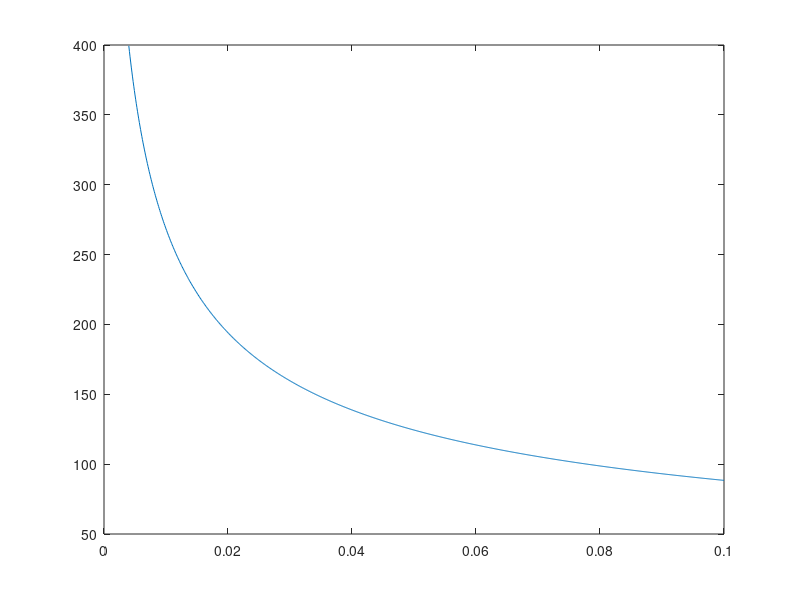

Here is the MATLAB script that generated this plot: (Note: this script raises an error after producing the figure.)
% ***********************************************************************
%           FEM MODEL OF A PLATE USING RECTANGULAR ELEMENTS 
%                 Ismael Rodríguez Sesma, ETSIAE
% ***********************************************************************

clc;clear;close all;

%% MASIC AND GEOMETRIC DATA

plate.E = 3.29E9; plate.nu = 0.3;
plate.a = 0.168; plate.b = 0.169;                           % Plate's dimensions
plate.t = 0.004;                                            % Plate's thickness
plate.m = 0.130;                                            % Plate's mass
plate.rho = plate.m/plate.a/plate.b/plate.t;                % Plate's density
plate.rhos = plate.rho*plate.t;                             % Plate's surface density
plate.rhol = plate.rhos*plate.b;
plate.I = plate.t^3/12;                                     % Plate's inertia
plate.G = plate.E/2/(1 + plate.nu);
plate.D = plate.E*plate.t^3/12/(1 - plate.nu^2);
plate.beam_thickness = 0.001;                                   % Width of the tongue                               
plate.Leissa = plate.a^2*sqrt(plate.rhos/plate.D);          % Parameter defined in Leissa
acc_mass = 0.009;                                           % Mass of the accelerometers
plate.thread_K = 2800;                                      % Stiffness of the thread in the test                                     

%% NUMERIC INTEGRATION DATA (Gauss-Legendre)

% n = 1 quadrature
chi_ip.f = 0;   % Integration point coordinate
w_ip.f = 2;     % Integration weight
% n = 2 quadrature
chi_ip.s = [-1 1]*1/sqrt(3);    
w_ip.s = [1 1];    
% Integration order
iob = 2;     % Bending matrix  
ios = 1;     % Shear matrix
iof = 1;     % Force vector

%% TMD DIMENSIONS AND DESIGN

tmd.elements = 2; tmd.beam_elements = 8;                                            % Distribution of elements in the damper
tmd.L = 0.005;                                                                      % Element length
tmd.width = 0.01;                                                                   % Element width
tmd.Leff = tmd.beam_elements*tmd.L + tmd.elements*tmd.L/2;                          % Effective length
tmd.ml = plate.rho*plate.beam_thickness*tmd.beam_elements*tmd.L*tmd.width;          % Mass of the tongue
tmd.I = tmd.width*plate.beam_thickness^3/12;                                        % Inertia of the tongue
tmd.t = 0.004:0.0001:0.1;                                                           % Thickness of the TMD (design variable)              

w0 = zeros(length(tmd.t),1);
for i = 1:length(tmd.t)
     w0(i,:) = sqrt(3*plate.E*tmd.I/tmd.Leff^3/(33*tmd.ml/140 + plate.rho*tmd.elements*tmd.L*tmd.width*tmd.t(i)));
end

figure(1)
title('Election of tip width')
xlabel('Width of the extra mass')
ylabel('Resonance frequency')
plot(tmd.t,w0)

plate.tmd = 0.1;

%% INPUT DATA AND MESH

ne_x = 34;                                              % Number of elements in X
ne_y = round(ne_x/plate.a*plate.b);                     % Number of elements in Y (keep the elements as square as possible)
dofn = 3;                                               % DOF per node

% Mesh to mitigate first mode of the free-free beam
empty_elements = zeros(19,19);
for i = 1:11                  % Elements that are not in the model
    if i == 11
        empty = (i*ne_x+2):((i+1)*ne_x-5);
        no_empty(:,1) = (i*ne_x+6):6:((i+1)*ne_x-9);
        no_empty(:,2) = (i*ne_x+7):6:((i+1)*ne_x-9);

        empty = setxor(empty,no_empty);
    else
        empty = (i*ne_x+2):3:((i+1)*ne_x-5);
    end
    empty_elements(i,1:length(empty)) = empty;
    
    j = i + 21;               % Second row of TMD      
    if j == ne_x-2
        empty = (j*ne_x+2):((j+1)*ne_x-5);
        no_empty(:,1) = (j*ne_x+6):6:((j+1)*ne_x-9);
        no_empty(:,2) = (j*ne_x+7):6:((j+1)*ne_x-9);

        empty = setxor(empty,no_empty);
    else
        empty = (j*ne_x+2):3:((j+1)*ne_x-5);
    end
    empty_elements(j,1:length(empty)) = empty;
end

% Elements of the beams
beam_elements = zeros(); 
for i = 1:10               
    beam = (i*ne_x+3):((i+1)*ne_x-6);
    empty = (i*ne_x+5):3:((i+1)*ne_x-8);
    no_beam(:,1) = (i*ne_x+6):6:((i+1)*ne_x-10);
    no_beam(:,2) = (i*ne_x+7):6:((i+1)*ne_x-9);
 
    beam = setxor(beam,no_beam);
    beam = setxor(beam,empty);
    beam_elements(i,1:length(beam)) = beam;
    
    j = i + 21;                
    beam = (j*ne_x+3):((j+1)*ne_x-6);
    empty = (j*ne_x+5):3:((j+1)*ne_x-8);
    no_beam(:,1) = (j*ne_x+6):6:((j+1)*ne_x-10);
    no_beam(:,2) = ((j*ne_x+7):6:((j+1)*ne_x-9));

    beam = setxor(beam,no_beam);
    beam = setxor(beam,empty);
    beam_elements(j,1:length(beam)) = beam;
end

empty_elements = nonzeros(empty_elements);
beam_elements = nonzeros(beam_elements);

% Elements that act as Tunned Mass Dumper
% tmd_elements = [beam_elements(4:5:69),beam_elements(5:5:70)];
% tmd_elements = reshape(tmd_elements,[28,1]);

% Decomment to simulate uniform plate
% empty_elements = 0; beam_elements = 0; 
tmd_elements = 0;                

% beam_elements = setxor(beam_elements,tmd_elements);
acc_elements = [1 1136 1137 1138];                          % Elements where the accelerometers are placed
thread_nodes = [1124 1155];                                 % Nodes where the thread is placed
thread_DOF = 3*thread_nodes;

% Decoment to simulate uniform plate
% acc_elements = [0 0 0 0]; 
% thread_nodes = [0 0]; 
% thread_DOF = 3*thread_nodes;

% General mesh
structure = CreateMesh(plate.a, plate.b,ne_x,ne_y);                         % Mesh definition
% PlotMesh(structure.mesh.nodes.coords,structure.mesh.elements.nodes)         % Mesh plot

nne = 4;                                                % Number of nodes per element
ne = length(structure.mesh.elements.id);                % Number of elements
nn = length(structure.mesh.nodes.id);                   % Number of nodes
nn_sx = ne_x + 1;                                       % Number of nodes per side in x
nn_sy = ne_y +1;                                        % Number of nodes per side in y 
DOF = dofn*nn;                                          % DOF of the plate
vdof = (1:DOF)';                                        % Vector containing all the DOF of the plate

% Load applied
P = 1;                                          
xp = 0.5; yp = 0.5;                                     % Position of the applied load (% of the length)

f = 2000;                                               % Maximum frequency
vf = (1:f);                                             % Vector of frequencies

% Location of the load
ixf = round(xp*plate.a/(plate.a/ne_x)) + 1;
iyf = round(yp*plate.b/(plate.b/ne_y)) + 1;
node_p = (ne_x + 1)*(iyf - 1) + ixf;

% Boundary conditions for the plate: ff (free-free), cc (clamped) or ss (simply supported)
solve = 'ff';

fprintf('Mesh finished\n');

%% CONNECTIVITY

coord_nx = 0:plate.a/(nn_sx-1):plate.a;         % X coordinates
coord_ny = 0:plate.b/(nn_sy-1):plate.b;         % Y coordinates
[X,Y] = meshgrid(coord_nx,coord_ny);            % Mesh of the plate

coord_n = zeros(nn_sy,2*nn_sx);
coord_n(:,1:2:end) = X;
coord_n(:,2:2:end) = Y;

coord_n = reshape(coord_n,[nn_sy,2,nn_sx]);       % X coordinates are in the first column and Y coordinates in the second

% Vector with the relative position of every element of the plate
row_col = zeros(ne,2);
for e  = 1:ne
    row_col(e,1) = floor((e-1)/ne_x) + 1;
    row_col(e,2) = mod((e-1),ne_x) + 1;
end

% Connectivity matrix
connectivity = zeros(2,2,ne);
for e = 1:ne
    node(1) = (ne_x + 1)*(row_col(e,1) - 1) + row_col(e,2);
    node(2) = (ne_x + 1)*(row_col(e,1) - 1) + row_col(e,2) + 1;
    node(3) = (ne_x + 1)*row_col(e,1) + row_col(e,2);
    node(4) = (ne_x + 1)*row_col(e,1) + row_col(e,2) + 1;

    connectivity(:,:,e) = [node(1) node(2); node(3) node(4)];
end

%% STIFFNESS, INERTIA AND FORCE MATRICES

% Initialization of required matrices
K = zeros(DOF); M = zeros(DOF);F = zeros(DOF,1);
D_b = plate.I*plate.E/(1 - plate.nu^2)*[1 plate.nu 0; plate.nu 1 0; 0 0 (1 - plate.nu)/2];  % The inertia is included to take into account the thikness of the plate
D_s = plate.G*plate.t*5/6*[1 0; 0 1];
index = zeros(2);

for e = 1:ne
   index = connectivity(:,:,e);

   x2 = coord_n(floor((e-1)/ne_x) + 2,1,mod((e-1),ne_x) + 2); x1 = coord_n(floor((e-1)/ne_x) + 2,1,mod((e-1),ne_x) + 1);
   y2 = coord_n(floor((e-1)/ne_x) + 2,2,mod((e-1),ne_x) + 2); y1 = coord_n(floor((e-1)/ne_x) + 1,2,mod((e-1),ne_x) + 2);
   
   xe = x2 - x1; ye = y2 - y1;                                                  % Lengths of the element on both directions
   detJe = xe*ye/4;                                                             % Transformation's Jacobian
   dofe = [index(1,1)*dofn - 2 index(1,1)*dofn - 1 index(1,1)*dofn...           % DOF of the element
           index(1,2)*dofn - 2 index(1,2)*dofn - 1 index(1,2)*dofn...
           index(2,2)*dofn - 2 index(2,2)*dofn - 1 index(2,2)*dofn...
           index(2,1)*dofn - 2 index(2,1)*dofn - 1 index(2,1)*dofn];

    if ismember(e,empty_elements)
        Kbe = zeros(dofn*nne);
        Kse = zeros(dofn*nne);
        Me = zeros(dofn*nne);
    else

        if ismember(e,beam_elements)                                     % Recalculate Di for the elements with less mass
            plate.t = plate.beam_thickness;
            plate.I = plate.t^3/12;
            D_b = plate.I*plate.E/(1 - plate.nu^2)*[1 plate.nu 0; plate.nu 1 0; 0 0 (1 - plate.nu)/2];
            D_s = plate.G*plate.t*5/6*[1 0; 0 1];

        elseif ismember(e,tmd_elements)                                     % Recalculate Di for the elements with extra mass
            plate.t = plate.tmd;
            plate.I = plate.t^3/12;
            D_b = plate.I*plate.E/(1 - plate.nu^2)*[1 plate.nu 0; plate.nu 1 0; 0 0 (1 - plate.nu)/2];
            D_s = plate.G*plate.t*5/6*[1 0; 0 1];

        else
            plate.t = plate.t;
            plate.I = plate.t^3/12;
            D_b = plate.I*plate.E/(1 - plate.nu^2)*[1 plate.nu 0; plate.nu 1 0; 0 0 (1 - plate.nu)/2];
            D_s = plate.G*plate.t*5/6*[1 0; 0 1];
        end

        % Bending matrix
        Kbe = zeros(dofn*nne);                                          % Initialization of element bending matrix
    
        for i = 1:iob
            xi = chi_ip.s(i);
            for j = 1:iob
                eta = chi_ip.s(j);                                      % Value of interpolation points
                weigth = w_ip.s(i);                                     % Weight of interpolation
                [~,dNdxi,dNdeta] = ShapeFunctions(xi,eta);              % Shape functions and derivatives 
                % Bending kinematic matrix
                B_b = [0 0 -dNdxi(1)*2/xe 0 0 -dNdxi(2)*2/xe 0 0 -dNdxi(3)*2/xe 0 0 -dNdxi(4)*2/xe;
                       0 dNdeta(1)*2/ye 0 0 dNdeta(2)*2/ye 0 0 dNdeta(3)*2/ye 0 0 dNdeta(4)*2/ye 0; 
                       0 dNdxi(1)*2/ye -dNdeta(1)*2/xe 0 dNdxi(2)*2/ye -dNdeta(2)*2/xe 0 dNdxi(3)*2/ye -dNdeta(3)*2/xe 0 dNdxi(4)*2/ye -dNdeta(4)*2/xe]; 
                % Bending matrix of the element
                Kbe = Kbe + B_b'*D_b*B_b*detJe*weigth*weigth;                        % The weights are in both xi and eta
            end
        end
    
        % Shear matrix
        Kse = zeros(dofn*nne);                              % Initialization of element shear matrix
    
        % Selective integration allows to integrate the shear component with order 1 instead of 2
        xi = chi_ip.f; eta = chi_ip.f;weigth = w_ip.f;
        [N,dNdxi,dNdeta] = ShapeFunctions(xi,eta);              % Shape functions and derivatives
        % Shear kinematic matrix
        B_s =[dNdxi(1)*2/xe 0 N(1) dNdxi(2)*2/xe 0 N(2) dNdxi(3)*2/xe 0 N(3) dNdxi(4)*2/xe 0 N(4);
              dNdeta(1)*2/ye -N(1) 0 dNdeta(2)*2/ye -N(2) 0 dNdeta(3)*2/ye -N(3) 0 dNdeta(4)*2/ye -N(4) 0];
    
        % Shear matrix of the element
        Kse = Kse + B_s'*D_s*B_s*detJe*weigth*weigth;

        % Inertia matrix (lumped mass)
        me = plate.rho*plate.t*xe*ye;                           % Mass of the element
        Me = zeros(dofn*nne);
% If no aditional masses are placed decomment      
% Me(1,1) = me/4; Me (4,4) = me/4; Me(7,7) = me/4; Me(10,10) = me/4;
        if isequal(e,acc_elements(1))
            Me(1,1) = me/4 + acc_mass;

        elseif isequal(e,acc_elements(2))
            Me(10,10) = me/4 + acc_mass;
            
        elseif isequal(e,acc_elements(3))
            Me(7,7) = me/4 + acc_mass/2;
            Me(10,10) = me/4 + acc_mass/2;
            
        elseif isequal(e,acc_elements(4))
            Me(7,7) = me/4 + acc_mass;

        else
            Me(1,1) = me/4; Me (4,4) = me/4; Me(7,7) = me/4; Me(10,10) = me/4;

        end
    end

        % Stiffness matrix of the element
        Ke = Kbe + Kse;                                     
        % Global stiffness matrix
        K(dofe,dofe) = K(dofe,dofe) + Ke;
        % Global inertia matrix
        M(dofe,dofe) = M(dofe,dofe) + Me;
end

% Load vector
F(3*node_p - 2,1) = P;

%% STATIC PROBLEM ([K]*u = [F])

u = zeros(dofn*nn,1);

% Boundary conditions for simply suported beam
k1 = find(structure.mesh.nodes.coords == 0); k2 = find(structure.mesh.nodes.coords == plate.a);

bc_X = k1(1:nn_sy);                             % Nodes along X = 0
bc_Y = k1(nn_sy+1:end) - nn;                    % Nodes along Y = 0
bc_xL = k2(1:nn_sy);                            % Nodes along X = L
bc_yL = k2(nn_sy+1:end) - nn/nn_sy*nn_sx;       % Nodes along Y = L

switch solve
    case 'ff'
        % Boundary conditions
        rdof = 0;
        fdof = (1:DOF)';
        
    case 'ss'
        % Boundary conditions
        rdof = unique([bc_X.*dofn-2; bc_Y.*dofn-2; bc_xL.*dofn-2; bc_yL.*dofn-2],"rows");   % Restricted DOF
        fdof = vdof;                             % Free DOF
    
        for i = 1:length(rdof)
            ip = rdof(i);
            fdof(ip) = vdof(ip) - rdof(i);
        end
        fdof = find(fdof > 0);

    case 'cc'
        % Boundary conditios
        rdof = unique([bc_X.*dofn-2; bc_X.*dofn-1; bc_X.*dofn; ...
                      bc_Y.*dofn-2; bc_Y.*dofn-1; bc_Y.*dofn; ...
                      bc_xL.*dofn-2; bc_xL.*dofn-1; bc_xL.*dofn; ...
                      bc_yL.*dofn-2; bc_yL.*dofn-1; bc_yL.*dofn],"rows");
        fdof = vdof;                           
    
        for i = 1:length(rdof)
            ip = rdof(i);
            fdof(ip) = vdof(ip) - rdof(i);
        end
        fdof = find(fdof > 0);

end           

 % Solve the system
 K_FF = K(fdof,fdof);         % Stiffness matrix in free DOF

 % Add the threads to simulate the real test
 K_FF(thread_DOF(1) - 2, thread_DOF(1) - 2) = K_FF(thread_DOF(1) - 2, thread_DOF(1) - 2) + plate.thread_K/2;
 K_FF(thread_DOF(2) - 2, thread_DOF(2) - 2) = K_FF(thread_DOF(2) - 2, thread_DOF(2) - 2) + plate.thread_K/2;

%  K_FR = K(fdof,rdof);         % If restricted DOF are needed
 M_FF = M(fdof,fdof);         % Mass matrix in free DOF
 F_F = F(fdof,1);             % Force vector in free DOF

 fprintf('Matrices computed\n');
     
% Solve the system for restricted  DOF 
% u_F = K_FF\F_F;                    % Displacements in free DOF
% u(fdof,1) = u_F;
%         
% F_R = K_FR'*u_F;                   % Reactions in supports 
% 
% w = u(1:3:DOF);
% thetax = u(2:3:DOF);
% thetay = u(3:3:DOF);

%% PLOTS OF STATIC PROBLEM
% 
% % Plots the displacement and angles of the plate in 2D
% figure('Color','white','units','normalized','outerposition',[0.3 0.3 0.5 0.6])
% t = tiledlayout(1,3);
% t.TileSpacing = 'compact';
% t.Padding = 'compact';
% labels= {'Vertical Displacement (mm)','\theta_x (º)','\theta_y (º)'};
% % Initialization of the required matrices
% out = [w,rad2deg(thetax),rad2deg(thetay)];
% nd = zeros();
% for c=1:3
%     nexttile(c)
%     X = zeros(size(structure.mesh.elements.nodes,2),length(structure.mesh.elements.nodes)) ;
%     Y = zeros(size(structure.mesh.elements.nodes,2),length(structure.mesh.elements.nodes)) ;
%     profile = zeros(size(structure.mesh.elements.nodes,2),length(structure.mesh.elements.nodes)) ;
%     for iel=1:length(structure.mesh.elements.nodes)   
%         for i=1:size(structure.mesh.elements.nodes,2)
%         nd(i)=structure.mesh.elements.nodes(iel,i);       
%         X(i,iel)=structure.mesh.nodes.coords(nd(i),1);    
%         Y(i,iel)=structure.mesh.nodes.coords(nd(i),2);    
%         end   
%         profile(:,iel) = out(nd',c) ;         
%     end
%     fill(X,Y,profile)
%     colorbar
%     axis equal
%     xlabel('x (m)')
%     ylabel('y (m)')
%     title(labels{c})
% end
% 
% % Plots the 3D plate deformed
% figure('Color','white','units','normalized','outerposition',[0.3 0.3 0.5 0.6])
% X = zeros(size(structure.mesh.elements.nodes,2),length(structure.mesh.elements.nodes)) ;
% Y = zeros(size(structure.mesh.elements.nodes,2),length(structure.mesh.elements.nodes)) ;
% Z = zeros(size(structure.mesh.elements.nodes,2),length(structure.mesh.elements.nodes)) ;
% profile = zeros(size(structure.mesh.elements.nodes,2),length(structure.mesh.elements.nodes)) ;
% for iel=1:length(structure.mesh.elements.nodes)   
%     for i=1:size(structure.mesh.elements.nodes,2)
%     nd(i)=structure.mesh.elements.nodes(iel,i);       
%     X(i,iel)=structure.mesh.nodes.coords(nd(i),1);    
%     Y(i,iel)=structure.mesh.nodes.coords(nd(i),2);    
%     end
%     Z(:,iel)=w(nd);                 
% end
% fill3(X,Y,Z*1000,Z*1000)
% colorbar
% xlabel('x (m)')
% ylabel('y (m)')
% zlabel('z (mm)')
% title('Vertical displacement on the deformed mesh (mm)')
% 
% figure()
% plot3(structure.mesh.nodes.coords(:,1),structure.mesh.nodes.coords(:,2),w,'.')

%% DYNAMIC SYSTEM (q0[[K] - Ω^2[M]] = p0)

% q0 = zeros(DOF,f); q0_F = zeros(length(fdof),f);
% 
% for i = 1:f
%     D_FF(:,:) = (K_FF - (2*pi*i)^2*M_FF);
%     q0_F(:,i) = D_FF(:,:)\F_F;
%     q0(fdof,i) = q0_F(:,i);
% end
% fprintf('Dynamic system computed\n')

%% PLOTS OF DYNAMIC SYSTEM
 
% % Amplitude vs Frequency
% Q0 = squeeze(q0(943,:));
% Q1 = squeeze(q0(1,:));
% figure()
% semilogy(vf,abs(Q0))
% title("Amplitude Bode Diagram")
% 
% figure()
% semilogy(vf,abs(Q1))
% 
% figure()
% semilogy(vf,abs(Q0./Q1))
% 
% % Angular offset vs Frequency
% figure()
% plot(vf,unwrap(angle(Q0)))
% 
% fprintf('Plots of a displacement obtained\n')

% Solve the system via eigs

[PSI,d] = eigs(K_FF,M_FF, 8, "smallestabs");          % 8 eigs are computed to obtain first 4 non-zero
[f0,order] = sort(sqrt(sum(d,1))/2./pi);              % Sort in order and transform in Hz

disp('Natural frequencies:')
disp(['   ' num2str(f0(3)) ' Hz, ' num2str(f0(4)) ' Hz, ' num2str(f0(5)) ' Hz, ' num2str(f0(6)) ' Hz, ' num2str(f0(7)) ' Hz, ' num2str(f0(8)) ' Hz'])

% Eigenvectors
PSI_f = PSI(:,order);
PSI_g = zeros(DOF,size(PSI_f,2));
PSI_g(fdof,:) = PSI_f;                  % Shape modes                              

fprintf('Natural frequencies and eigenvectors obtained\n');

%% PLOTS OF SHAPE MODES

% 3D plot

figure('Color','white','units','normalized','outerposition',[0 0 1 1])
modestoview = 6;
Ts = 1./f0(3:size(f0,2));
vt = (0:min(Ts)/20:1*min(Ts)); 

% for t=1:length(vt)                                  % Loop to animate the movement
    for c=3:modestoview+2                           % For each mode considered       
        s(c-2) = subplot(2,modestoview/2,c-2);      % Plot dimension
        hold on
        out = PSI_g(1:3:end,c);                     % Components of mode shapes on vertical DOF
        maxout = max(max(abs(out)));
        
        X = zeros(size(structure.mesh.elements.nodes,2),length(structure.mesh.elements.nodes));
        Y = zeros(size(structure.mesh.elements.nodes,2),length(structure.mesh.elements.nodes));
        profile = zeros(size(structure.mesh.elements.nodes,2),length(structure.mesh.elements.nodes));       % Each node, each element

        % Loop for each mode shape that defines the position of each 
        % point and for each point its value in the mode shape vector

        for iel=1:length(structure.mesh.elements.nodes)     % Each element is run 
            for i=1:size(structure.mesh.elements.nodes,2)       % Each node of the element is run
                nd(i)=structure.mesh.elements.nodes(iel,i);          % Node in consideration       
                X(i,iel)=structure.mesh.nodes.coords(nd(i),1);       % X-coordinate of the node       
                Y(i,iel)=structure.mesh.nodes.coords(nd(i),2);       % Y-coordinate of the node  
            end   
            profile(:,iel) = out(nd');      % Vector containing the value of the mode shape for each node         
        end

        profile = profile/maxout*0.1*max(plate.a,plate.b);      % Rescalate the vector
       %Decoment to see animation 
       %fill3(X,Y,profile*sin(2*pi*f0(c)*vt(t)),profile*sin(2*pi*f0(c)*vt(t)))
        fill3(X,Y,profile,profile*sin(2*pi*f0(c)))
        colorbar
        axis equal
        xlabel('x (m)',Interpreter='latex')
        ylabel('y (m)',Interpreter='latex')
        view(30,30)
        set(gca,'ZLim',[-0.1*max(plate.a,plate.b),0.1*max(plate.a,plate.b)])
        title(['Mode ' num2str(c) ', $f_0=$' num2str(round(f0(c),1)) ' Hz'],Interpreter="latex")
        set(gca,'FontSize',14,'TickLabelInterpreter','latex')
     end
%     drawnow;                            % Limited to 20 fps
%     if t<length(vt)
%         for m = 1:modestoview
%             cla(s(m));
%         end
%     end            
% end


%% 2D plot

figure('Color','white','units','normalized','outerposition',[0 0 1 1])
modestoview = 6;

for c=5:modestoview+2                           
    s(c-2) = subplot(2,modestoview/2,c-2);      
    hold on
    out = PSI_g(1:3:end,c);                     
    maxout = max(max(abs(out)));
        
    X = zeros(size(structure.mesh.elements.nodes,2),length(structure.mesh.elements.nodes));
    Y = zeros(size(structure.mesh.elements.nodes,2),length(structure.mesh.elements.nodes));
    profile = zeros(size(structure.mesh.elements.nodes,2),length(structure.mesh.elements.nodes)); 
    
    x_plot = linspace(0,plate.a,35);
    y_plot = linspace(0, plate.b, 35);

    [Xp,Yp] = meshgrid(x_plot, y_plot);
    Zp = zeros(35,35);
    
    for iel=1:length(structure.mesh.elements.nodes)     
        for i=1:size(structure.mesh.elements.nodes,2)   
            nd(i)=structure.mesh.elements.nodes(iel,i); 
            X(i,iel)=structure.mesh.nodes.coords(nd(i),1);
            Y(i,iel)=structure.mesh.nodes.coords(nd(i),2);
        end   
        profile(:,iel) = out(nd');     
    end

    %profile = profile/maxout*0.1*max(plate.a,plate.b);      % Rescalate the vector
    contour(X,Y,profile)
    axis equal
    xlabel('x (m)',Interpreter='latex')
    ylabel('y (m)',Interpreter='latex')
    title(['Mode ' num2str(c) ', $f_0=$' num2str(round(f0(c),1)) ' Hz'],Interpreter="latex")
    set(gca,'FontSize',14,'TickLabelInterpreter','latex')
end


%% VALIDATION (LEISSA)

table_ss = [19.7329 49.348 49.348 78.9568];        % Leissa values for a ss plate
freq_ss = table_ss/plate.Leissa/2/pi;

table_ff = [13.489 19.789 24.432 35.024];          % Leissa values for a ff plate
freq_ff = table_ff/plate.Leissa/2/pi;

disp('Leissa frequencies for FFFF plate:')
disp(['    ' num2str(freq_ff(1)) ' Hz, '  num2str(freq_ff(2)) ' Hz  ', num2str(freq_ff(3)) ' Hz  ', num2str(freq_ff(4)) ' Hz  '])

%% EXPERIMENTAL RESULTS

f = [134 254 324];                  % Resonance frequencies obtained in test
E_ref_a = E_ISO(plate.a,plate.rhol,plate.I,f);
E_ref_b = E_ISO(plate.b,plate.rhol,plate.I,f);

%% FUNCTIONS

function E_I = E_ISO(L,rhom,Ixx,f)                           % Young's modulus with ISO-6940 method
    lambda = [1.87510 4.69410 7.85476];
    E_I = rhom/Ixx*(2*pi*(L/2)^2*f./lambda.^2).^2*1E-9;
end

